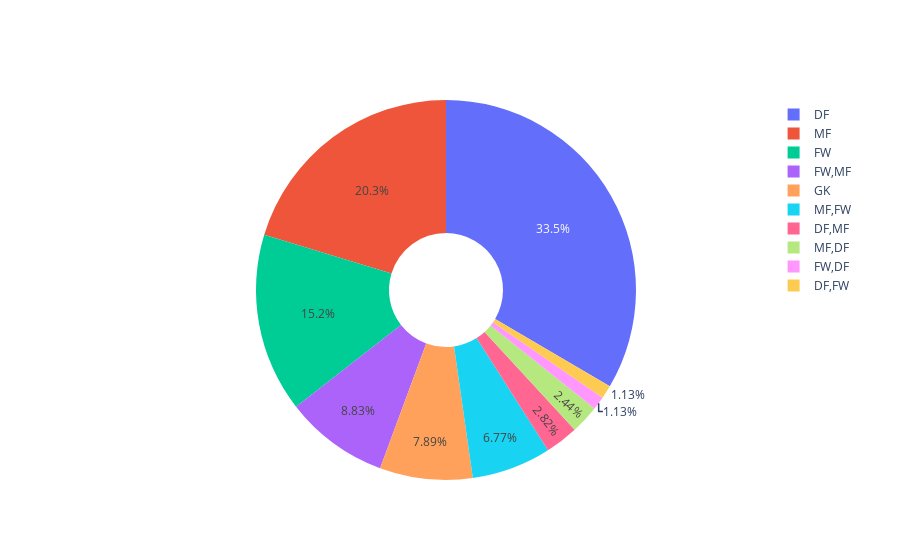

The code cell stored with this chart in its notebook:
### Markdown cell above
## Let's start exloring the data from getting the number of each position (GK, MF, FW) representatives in the EPL. It will help us to know the most popular positions among players in the league.

### Code cell
epl_position = epl['Position'].value_counts()
fig = go.Figure(data=[go.Pie(labels=epl_position.index, values=epl_position.values, hole=.3)])
fig.show()

### Figure 1 — Plotly figure (JSON) as saved in the notebook; plotly's stock layout.template omitted (floating-point values rounded to 4 significant figures)
{"data": [{"hole": 0.3, "labels": ["DF", "MF", "FW", "FW,MF", "GK", "MF,FW", "DF,MF", "MF,DF", "FW,DF", "DF,FW"], "type": "pie", "values": [178, 108, 81, 47, 42, 36, 15, 13, 6, 6]}], "layout": {}}
